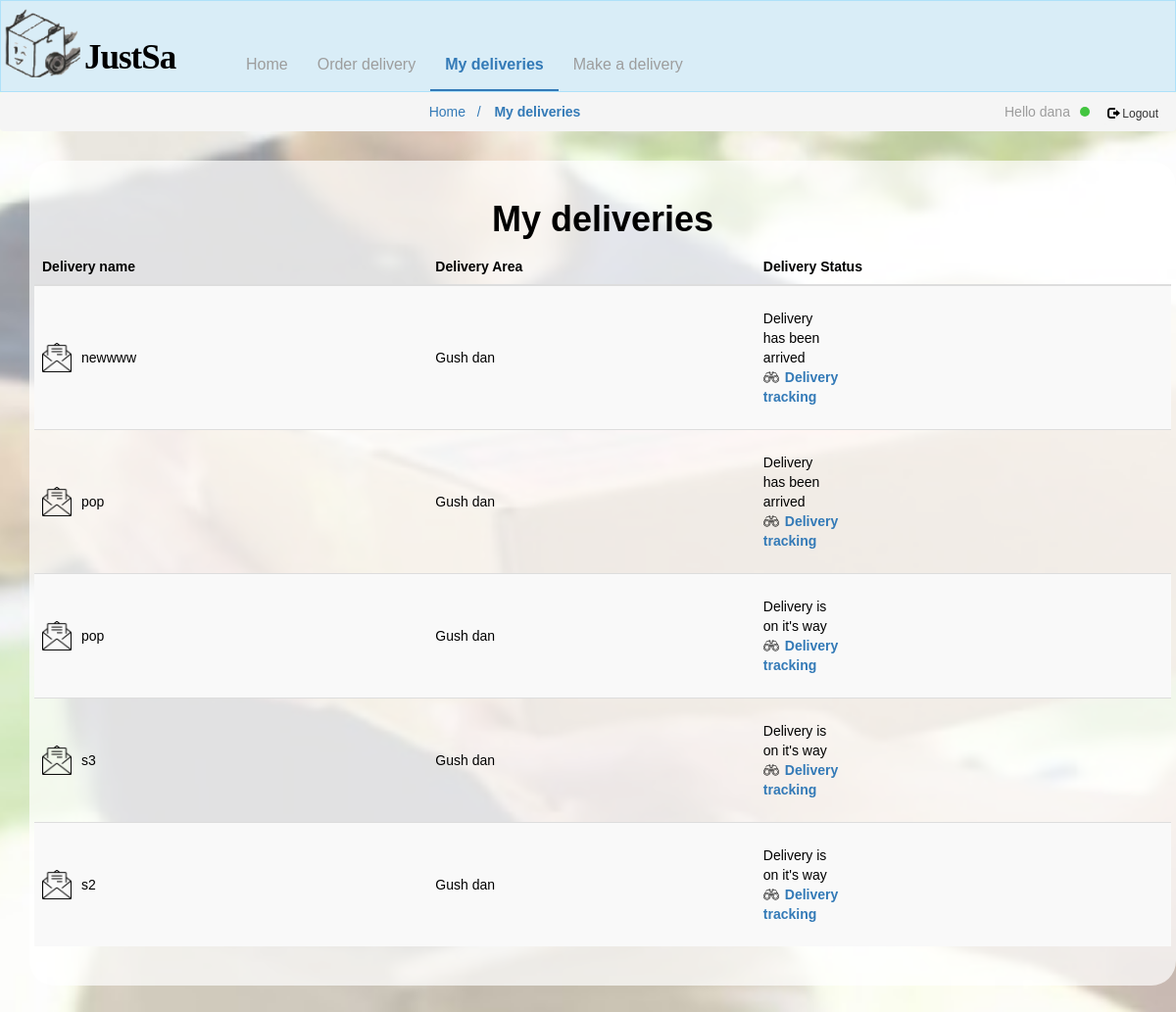
Screenshot of /myDeliveries/ (signed in) with the database file from the repository.
### deliveries/models.py (models this page shows)
class deliveries(models.Model):
    GUSH_DAN = 'GD'
    RAMAT_HAGOLAN = 'RH'
    HASHFELA = 'HS'
    DAROM = 'DR'
    GALIL = 'GL'
    AREA_CHOISES = [
        (GUSH_DAN, 'Gush Dan'),
        (RAMAT_HAGOLAN, 'Ramat Hagolan'),
        (HASHFELA, 'Hashfela'),
        (DAROM, 'Darom'),
        (GALIL, 'Galil'),
    ]
    area = models.CharField(
        max_length=2,
        choices=AREA_CHOISES,
        default=GUSH_DAN,
    )
    MAIL='MA'
    FOOD= 'FO'
    FLOWERS='FL'
    GIFT='GF'
    MYSTERYBOX='MB'
    TYPE_CHOICES = [
        (MAIL,'Mail'),
        (FOOD,'Food'),
        (FLOWERS,'Flowers'),
        (GIFT,'Gift'),
        (MYSTERYBOX,'Mystery Box')
    ]
    delType = models.CharField(
        max_length=11,
        choices=TYPE_CHOICES,
        default=MAIL
    )
    class Status(models.IntegerChoices):
        i_will_take_it=0
        im_on_my_way = 1
        delivery_has_arrieved = 2
        finish_delivery=3
    status = models.IntegerField(choices=Status.choices, default=0)
    class Size(models.IntegerChoices):
        S=0
        M = 1
        L = 2
    size = models.IntegerField(choices=Size.choices, default=0)
    sender = models.ForeignKey(User,on_delete=models.CASCADE)
    deliveryman = models.ForeignKey( User,blank=True, null=True,on_delete=models.SET_NULL,related_name='+')
    description = models.CharField(max_length=256,blank=True,null=True)
    title = models.CharField(max_length=80)

### deliveries/views.py (the view)
# urls.py: path('myDeliveries/',views.myDeliveries,name="myDeliveries"),
@login_required
def myDeliveries(request):
    mydels = deliveries.objects.filter(sender = request.user).order_by('-status')
    return render(request,'mydeliveries.html',{'deliveries':mydels})

### deliveries/templates/mydeliveries.html (shortened to what this page needs)
<!DOCTYPE html>
<html lang="en">
<head>
  <link rel="stylesheet" href="https://maxcdn.bootstrapcdn.com/bootstrap/3.4.1/css/bootstrap.min.css">
  <link rel="stylesheet" href="https://maxcdn.bootstrapcdn.com/font-awesome/4.7.0/css/font-awesome.min.css">
  <link rel="stylesheet" href="https://use.fontawesome.com/releases/v5.8.2/css/all.css"
>
  {% load static %}
  <link rel="stylesheet"  href="{% static 'style.css' %}">
</head>
<body>
  <nav class="navbar navbar-inverse">
    <div class="container-fluid">
      <div class="navbar-header">
        <a class="navbar-brand" id="logo" href="/"><span>JustSa</span></a>
      </div>
      <div class="collapse navbar-collapse" id="myNavbar">
        <ul class="nav navbar-nav">
          <li><a href="/">Home</a></li>
          <li><a href="/order/">Order delivery</a></li>
          <li class="select"><a href="/myDeliveries/">My deliveries</a></li>
          <li><a href="/makeDelivery/">Make a delivery</a></li>
        </ul>
      </div>
    </div>
  </nav>
  <ul class="breadcrumb text-center">
    <li><a href="/">Home &nbsp;&nbsp;/</a></li>
    <li class="active"><a href="/myDeliveries/">My deliveries</a></li>
    {% if user.is_authenticated %}
    <li class="logout"><form action="{% url 'logoutuser' %}" method="POST">
      <button type="submit" class="btn btn-default btn-sm"><span class="glyphicon glyphicon-log-out"></span> Logout</button>
    </form> </li>
    <li class="login"> Hello {{user.username}}<div class="ellipse"></div>
    </li>
    {% endif %}
  </ul>
  <main>
    <div class="container text-center ">
      <div class="row content">
        <h1>My deliveries</h1>
        <table class="table table-striped">
          <thead>
            <tr>
              <th>Delivery name</th>
              <th>Delivery Area</th>
              <th>Delivery Status</th>
              <th></th>
            </tr>
          </thead>
          <tbody>
            {% for d in deliveries%}
            <tr id="{{d.id}}" class="{{d.delType}}">
              <td><span class="type"></span>
                <p>{{d.title}} </p>
              </td>
              <td>
                {%if d.area == "GD"%}<p>Gush dan</p>{% endif %}
              </td>
              <td>
                <p>{% if d.status == 0 %}Wating for pick-up{% endif %}
                  {% if d.status == 2 %}Delivery is on it's way{% endif %}
                  {% if d.status == 3 %}Delivery has been arrived{% endif %}
                  <br><a href="{{d.id}}" class="deliveryTrack"><span>Delivery
                      tracking</span></a></p>
              </td>
              <td>
              </td>
            </tr>
            {% endfor %}
          </tbody>
        </table>
      </div>
    </div>
  </main>
  {% load static %}
</body>
</html>

### deliveries/static/style.css (style rules this page uses)
* { color:black; list-style: none; font-family: 'Nunito', sans-serif; }
.navbar { margin-bottom: 0; border-radius: 0; background: #d9edf7; border: 1px solid rgba(0, 174, 255, 0.2); }
.navbar-nav { margin-top: 40px; font-size: 16px; }
body:after { content:""; position:fixed; left:0; top:0; right:0; bottom:0; z-index:-1; display:block; background:url(images/bs.jpg) no-repeat 50% 50%; background-size:cover; }
main { padding: 30px; }
#logo { background: url(images/logo.png); background-repeat: no-repeat; display: block; background-size: contain; height: 90px; width: 235px; }
#logo span { font-family: 'Pacifico', cursive; margin-left:70px; font-style: normal; font-weight: 600; font-size: 35px; line-height: 85px; height: 60px; letter-spacing: -1px; }
.breadcrumb { margin-bottom: 0; }
.logout { float: right; margin-bottom: 3px; }
.logout form { float: right; }
.logout .btn { padding: 3px; border: none; background-color: #f5f5f5;; }
.login { float: right; margin-right: 5px; color:#9D9D9D; }
.breadcrumb { padding:10px 15px; }
.breadcrumb>li+li:before { content: ""; }
.ellipse { width: 10px; height: 10px; background-color: #42C53F; display: inline-block; border-radius: 50%; margin-left: 10px; }
.container { padding: 20px; background: rgba(255, 255, 255, 0.7); border-radius: 25px; }
main h1,main h3,main a { font-weight: bold; }
main a { display: inline; }
.active { font-weight: bold; }
@media screen and (min-width: 769px) { .navbar-inverse .navbar-nav .select a { border-bottom: 2px solid #337AB7; } }
.deliveryTrack span { color:#337AB7; }
tbody { text-align: start; }
.type { margin-top: 10px; height: 40px; width: 30px; float: left; display: block; }
.deliveryTrack { background: url(../static/images/eye.png); background-repeat: no-repeat; background-size: contain; height: 35px; width: 35px; }
.deliveryTrack span { margin-left: 22px; }
td:first-child p { margin-left:40px; }
table p { margin-top: 15px ; margin-bottom: 15px; width: 70px; }
.table>tbody>tr>td { vertical-align: middle; }
.navbar-inverse .navbar-nav>.select>a { color: #337AB7; font-weight: bold; }

### rows the page displays
deliveries: title "newwww", area "Gush dan", status "Delivery has been arrived"
deliveries: title "pop", area "Gush dan", status "Delivery has been arrived"
deliveries: title "pop", area "Gush dan", status "Delivery is on it's way"
deliveries: title "s3", area "Gush dan", status "Delivery is on it's way"
deliveries: title "s2", area "Gush dan", status "Delivery is on it's way"

### other values shown
{{ user.username }} "dana"
